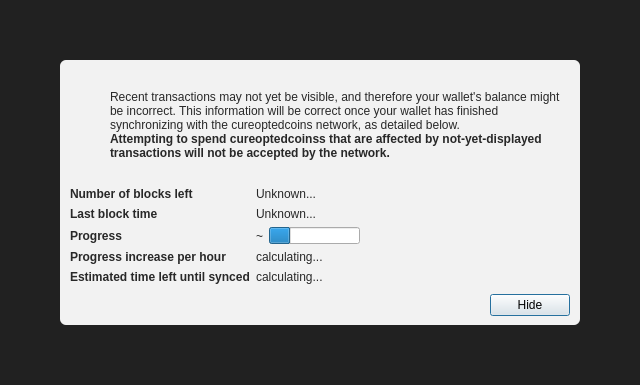
<?xml version="1.0" encoding="UTF-8"?>
<ui version="4.0">
 <class>ModalOverlay</class>
 <widget class="ModalOverlay" name="ModalOverlay">
  <property name="geometry">
   <rect>
    <x>0</x>
    <y>0</y>
    <width>640</width>
    <height>385</height>
   </rect>
  </property>
  <property name="windowTitle">
   <string>Form</string>
  </property>
  <layout class="QVBoxLayout" name="verticalLayout" stretch="0">
   <property name="sizeConstraint">
    <enum>QLayout::SetDefaultConstraint</enum>
   </property>
   <property name="leftMargin">
    <number>0</number>
   </property>
   <property name="topMargin">
    <number>0</number>
   </property>
   <property name="rightMargin">
    <number>0</number>
   </property>
   <property name="bottomMargin">
    <number>0</number>
   </property>
   <item>
    <widget class="QWidget" name="bgWidget" native="true">
     <property name="styleSheet">
      <string notr="true">#bgWidget { background: rgba(0,0,0,220); }</string>
     </property>
     <layout class="QVBoxLayout" name="verticalLayoutMain" stretch="1">
      <property name="leftMargin">
       <number>60</number>
      </property>
      <property name="topMargin">
       <number>60</number>
      </property>
      <property name="rightMargin">
       <number>60</number>
      </property>
      <property name="bottomMargin">
       <number>60</number>
      </property>
      <item>
       <widget class="QWidget" name="contentWidget" native="true">
        <property name="styleSheet">
         <string notr="true">#contentWidget { background: rgba(255,255,255,240); border-radius: 6px; }

QLabel { color: rgb(40,40,40);  }</string>
        </property>
        <layout class="QVBoxLayout" name="verticalLayoutSub" stretch="1,0,0,0">
         <property name="spacing">
          <number>0</number>
         </property>
         <property name="leftMargin">
          <number>10</number>
         </property>
         <property name="topMargin">
          <number>10</number>
         </property>
         <property name="rightMargin">
          <number>10</number>
         </property>
         <property name="bottomMargin">
          <number>10</number>
         </property>
         <item>
          <layout class="QHBoxLayout" name="horizontalLayoutIconText" stretch="0,1">
           <property name="topMargin">
            <number>20</number>
           </property>
           <item>
            <layout class="QVBoxLayout" name="verticalLayoutIcon">
             <property name="leftMargin">
              <number>0</number>
             </property>
             <item>
              <widget class="QPushButton" name="warningIcon">
               <property name="enabled">
                <bool>false</bool>
               </property>
               <property name="text">
                <string/>
               </property>
               <property name="icon">
                <iconset>
                 <normaloff>:/icons/warning</normaloff>
                 <disabledoff>:/icons/warning</disabledoff>:/icons/warning</iconset>
               </property>
               <property name="iconSize">
                <size>
                 <width>48</width>
                 <height>48</height>
                </size>
               </property>
               <property name="flat">
                <bool>true</bool>
               </property>
              </widget>
             </item>
             <item>
              <spacer name="verticalSpacerWarningIcon">
               <property name="orientation">
                <enum>Qt::Vertical</enum>
               </property>
               <property name="sizeHint" stdset="0">
                <size>
                 <width>20</width>
                 <height>40</height>
                </size>
               </property>
              </spacer>
             </item>
            </layout>
           </item>
           <item>
            <layout class="QVBoxLayout" name="verticalLayoutInfoText">
             <property name="leftMargin">
              <number>0</number>
             </property>
             <property name="topMargin">
              <number>0</number>
             </property>
             <item>
              <widget class="QLabel" name="infoText">
               <property name="text">
                <string>Recent transactions may not yet be visible, and therefore your wallet's balance might be incorrect. This information will be correct once your wallet has finished synchronizing with the cureoptedcoins network, as detailed below.</string>
               </property>
               <property name="textFormat">
                <enum>Qt::RichText</enum>
               </property>
               <property name="wordWrap">
                <bool>true</bool>
               </property>
              </widget>
             </item>
             <item>
              <widget class="QLabel" name="infoTextStrong">
               <property name="font">
                <font>
                 <weight>75</weight>
                 <bold>true</bold>
                </font>
               </property>
               <property name="text">
                <string>Attempting to spend cureoptedcoinss that are affected by not-yet-displayed transactions will not be accepted by the network.</string>
               </property>
               <property name="textFormat">
                <enum>Qt::RichText</enum>
               </property>
               <property name="wordWrap">
                <bool>true</bool>
               </property>
              </widget>
             </item>
             <item>
              <spacer name="verticalSpacerInTextSpace">
               <property name="orientation">
                <enum>Qt::Vertical</enum>
               </property>
               <property name="sizeHint" stdset="0">
                <size>
                 <width>20</width>
                 <height>40</height>
                </size>
               </property>
              </spacer>
             </item>
            </layout>
           </item>
          </layout>
         </item>
         <item>
          <spacer name="verticalSpacerAfterText">
           <property name="orientation">
            <enum>Qt::Vertical</enum>
           </property>
           <property name="sizeHint" stdset="0">
            <size>
             <width>20</width>
             <height>40</height>
            </size>
           </property>
          </spacer>
         </item>
         <item>
          <layout class="QFormLayout" name="formLayout">
           <property name="fieldGrowthPolicy">
            <enum>QFormLayout::FieldsStayAtSizeHint</enum>
           </property>
           <property name="horizontalSpacing">
            <number>6</number>
           </property>
           <property name="verticalSpacing">
            <number>6</number>
           </property>
           <property name="topMargin">
            <number>10</number>
           </property>
           <item row="0" column="0">
            <widget class="QLabel" name="labelNumberOfBlocksLeft">
             <property name="font">
              <font>
               <weight>75</weight>
               <bold>true</bold>
              </font>
             </property>
             <property name="text">
              <string>Number of blocks left</string>
             </property>
            </widget>
           </item>
           <item row="0" column="1">
            <widget class="QLabel" name="numberOfBlocksLeft">
             <property name="text">
              <string>Unknown...</string>
             </property>
            </widget>
           </item>
           <item row="1" column="0">
            <widget class="QLabel" name="labelLastBlockTime">
             <property name="font">
              <font>
               <weight>75</weight>
               <bold>true</bold>
              </font>
             </property>
             <property name="text">
              <string>Last block time</string>
             </property>
            </widget>
           </item>
           <item row="1" column="1">
            <widget class="QLabel" name="newestBlockDate">
             <property name="sizePolicy">
              <sizepolicy hsizetype="Maximum" vsizetype="Preferred">
               <horstretch>0</horstretch>
               <verstretch>0</verstretch>
              </sizepolicy>
             </property>
             <property name="text">
              <string>Unknown...</string>
             </property>
            </widget>
           </item>
           <item row="2" column="0">
            <widget class="QLabel" name="labelSyncDone">
             <property name="font">
              <font>
               <weight>75</weight>
               <bold>true</bold>
              </font>
             </property>
             <property name="text">
              <string>Progress</string>
             </property>
            </widget>
           </item>
           <item row="2" column="1">
            <layout class="QHBoxLayout" name="horizontalLayoutSync" stretch="0,1">
             <item>
              <widget class="QLabel" name="percentageProgress">
               <property name="text">
                <string notr="true">~</string>
               </property>
              </widget>
             </item>
             <item>
              <widget class="QProgressBar" name="progressBar">
               <property name="value">
                <number>24</number>
               </property>
               <property name="format">
                <string/>
               </property>
              </widget>
             </item>
            </layout>
           </item>
           <item row="4" column="0">
            <widget class="QLabel" name="labelProgressIncrease">
             <property name="font">
              <font>
               <weight>75</weight>
               <bold>true</bold>
              </font>
             </property>
             <property name="text">
              <string>Progress increase per hour</string>
             </property>
            </widget>
           </item>
           <item row="4" column="1">
            <widget class="QLabel" name="progressIncreasePerH">
             <property name="text">
              <string>calculating...</string>
             </property>
            </widget>
           </item>
           <item row="5" column="0">
            <widget class="QLabel" name="labelEstimatedTimeLeft">
             <property name="font">
              <font>
               <weight>75</weight>
               <bold>true</bold>
              </font>
             </property>
             <property name="text">
              <string>Estimated time left until synced</string>
             </property>
            </widget>
           </item>
           <item row="5" column="1">
            <widget class="QLabel" name="expectedTimeLeft">
             <property name="text">
              <string>calculating...</string>
             </property>
            </widget>
           </item>
          </layout>
         </item>
         <item>
          <layout class="QHBoxLayout" name="horizontalLayoutButtons">
           <property name="leftMargin">
            <number>10</number>
           </property>
           <property name="topMargin">
            <number>10</number>
           </property>
           <item>
            <spacer name="horizontalSpacer">
             <property name="orientation">
              <enum>Qt::Horizontal</enum>
             </property>
             <property name="sizeHint" stdset="0">
              <size>
               <width>40</width>
               <height>20</height>
              </size>
             </property>
            </spacer>
           </item>
           <item>
            <widget class="QPushButton" name="closeButton">
             <property name="text">
              <string>Hide</string>
             </property>
             <property name="focusPolicy">
              <enum>Qt::StrongFocus</enum>
             </property>
             <property name="default">
              <bool>true</bool>
             </property>
            </widget>
           </item>
          </layout>
         </item>
        </layout>
       </widget>
      </item>
     </layout>
    </widget>
   </item>
  </layout>
 </widget>
 <customwidgets>
  <customwidget>
   <class>ModalOverlay</class>
   <extends>QWidget</extends>
   <header>qt/modaloverlay.h</header>
   <container>1</container>
  </customwidget>
 </customwidgets>
 <resources/>
 <connections/>
</ui>
